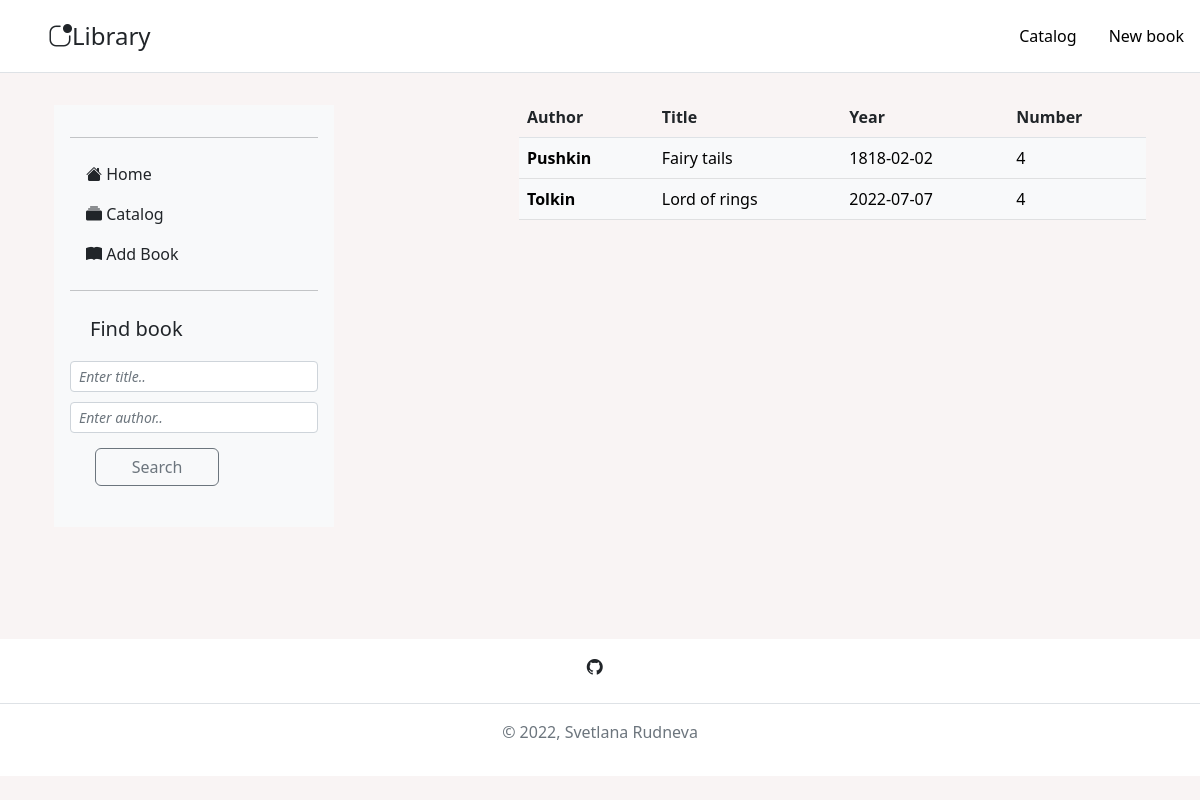
/books-catalog/, run on an earlier commit of the app's database.
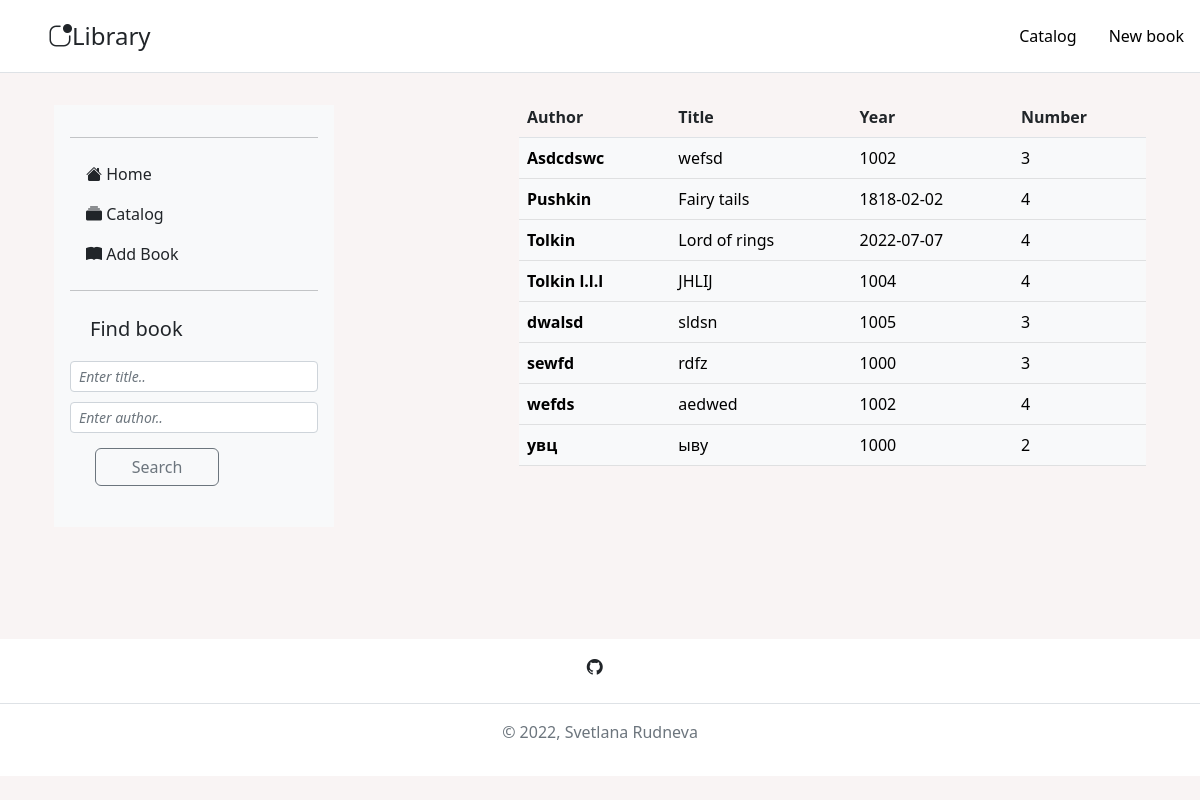
And on a later commit of the database.
### books/models.py (models this page shows, shortened)
class Book(models.Model):
    author = models.CharField(max_length=100)
    title = models.CharField(max_length=150)
    year = models.IntegerField(default=2022)
    number = models.IntegerField(default=0)
    class Meta:
        verbose_name_plural = "books"

### books/views.py (the view)
# urls.py: path('books-catalog/', catalog, name="catalog"),
def catalog(request):
    books = Book.objects.all().order_by("author")
    context = {
        "books": books,
    }
    return render(request, "catalog.html", context)

### templates/catalog.html
{% extends "base.html" %}
{% block content %}
  <table class="table table-hover">
    <thead>
    <tr>
      <th scope="col">Author</th>
      <th scope="col">Title</th>
      <th scope="col">Year</th>
      <th scope="col">Number</th>
    </tr>
    </thead>
    <tbody>
      {% for book in books %}
        <tr class="table-light">
          <th scope="row">{{ book.author }}</th>
          <td>{{ book.title }}</td>
          <td>{{ book.year }}</td>
          <td>{{ book.number }}</td>
        </tr>
      {% endfor %}
    </tbody>
  </table>
{% endblock %}

What changed in the data, as far as the page shows it:
added Book: author "Asdcdswc", title "wefsd", year "1002", number "3"
added Book: author "Tolkin l.l.l", title "JHLIJ", year "1004", number "4"
added Book: author "dwalsd", title "sldsn", year "1005", number "3"
added Book: author "sewfd", title "rdfz", year "1000", number "3"
added Book: author "wefds", title "aedwed", year "1002", number "4"
added Book: author "увц", title "ыву", year "1000", number "2"
